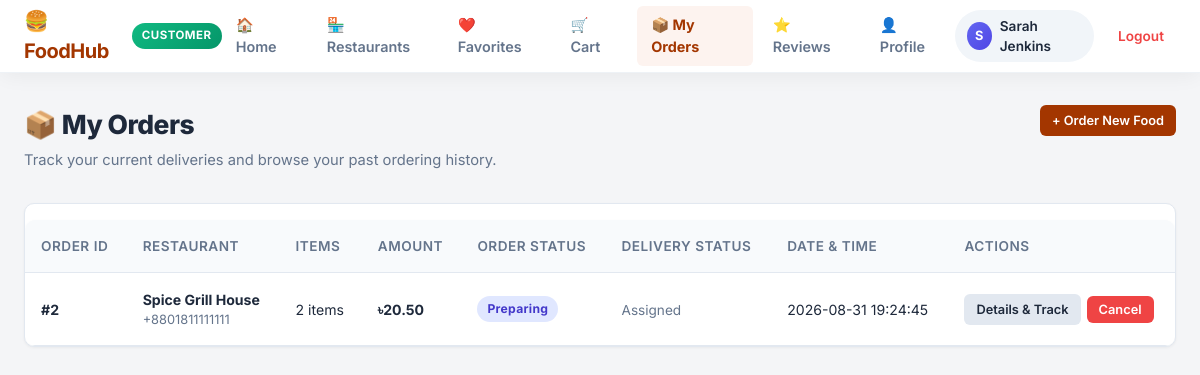
The app's page /customer/order_history.php (signed in), older data.
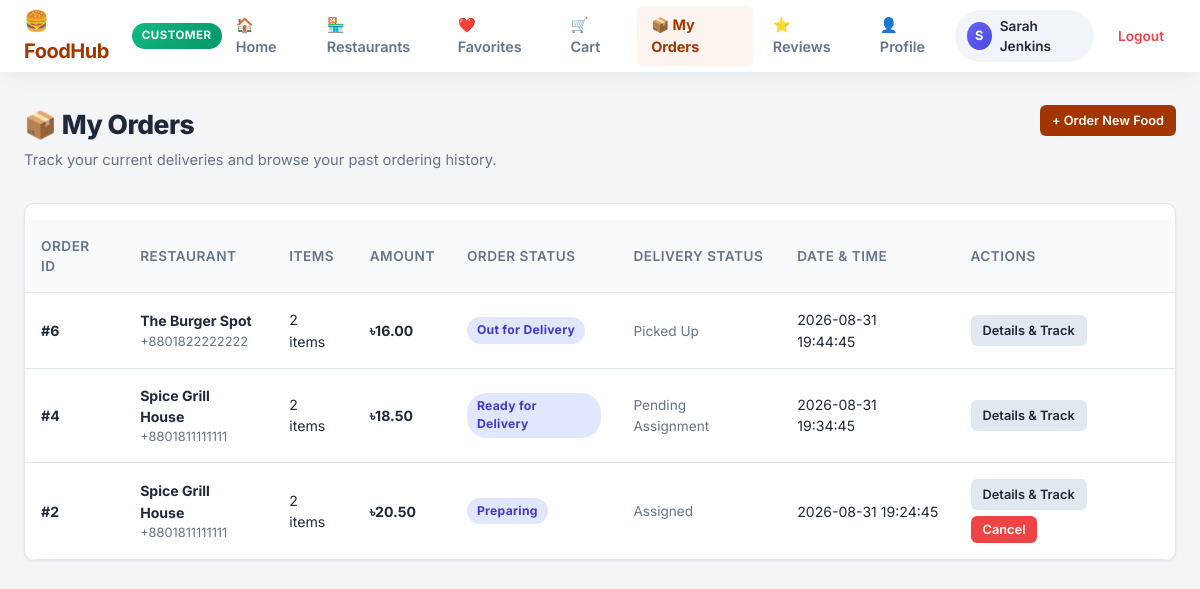
The same page, newer data.
### tables this page shows
CREATE TABLE orders (
    order_id INT AUTO_INCREMENT PRIMARY KEY,
    customer_id INT NOT NULL,
    restaurant_id INT NOT NULL,
    total_amount DECIMAL(10, 2) NOT NULL,
    order_status ENUM('Pending', 'Preparing', 'Ready for Delivery', 'Out for Delivery', 'Delivered', 'Cancelled') DEFAULT 'Pending',
    delivery_address TEXT NOT NULL,
    payment_method VARCHAR(50) DEFAULT 'Cash on Delivery',
    payment_status ENUM('Unpaid', 'Paid') DEFAULT 'Unpaid',
    created_at TIMESTAMP DEFAULT CURRENT_TIMESTAMP,
    updated_at TIMESTAMP DEFAULT CURRENT_TIMESTAMP ON UPDATE CURRENT_TIMESTAMP,
    FOREIGN KEY (customer_id) REFERENCES users(user_id) ON DELETE CASCADE,
    FOREIGN KEY (restaurant_id) REFERENCES restaurants(restaurant_id) ON DELETE CASCADE
);

CREATE TABLE restaurants (
    restaurant_id INT AUTO_INCREMENT PRIMARY KEY,
    user_id INT NOT NULL,
    name VARCHAR(150) NOT NULL,
    description TEXT,
    address VARCHAR(255) NOT NULL,
    phone VARCHAR(20),
    cuisine_type VARCHAR(100) DEFAULT 'Traditional',
    status ENUM('Pending', 'Approved', 'Rejected', 'Suspended') DEFAULT 'Pending',
    rejection_reason VARCHAR(255) NULL,
    is_open TINYINT(1) DEFAULT 1,
    created_at TIMESTAMP DEFAULT CURRENT_TIMESTAMP,
    updated_at TIMESTAMP DEFAULT CURRENT_TIMESTAMP ON UPDATE CURRENT_TIMESTAMP,
    FOREIGN KEY (user_id) REFERENCES users(user_id) ON DELETE CASCADE
);

### customer/order_history.php (called while the page is built)
<?php
require_once __DIR__ . '/../views/customer/order_history.php';

### controllers/customer/order_history_controller.php (called while the page is built, shortened)
<?php
require_once __DIR__ . '/../../config/db.php';
require_once __DIR__ . '/../../models/customer_model.php';
$customer_id = intval($_SESSION['user_id']);
$orders      = get_customer_orders($conn, $customer_id);

### models/customer_model.php (called while the page is built, shortened)
<?php
function get_customer_orders($conn, $customer_id) {
    $safe_cust_id = intval($customer_id);
    $sql = "
        SELECT
            o.order_id,
            o.restaurant_id,
            o.total_amount,
            o.order_status,
            o.delivery_address,
            o.payment_method,
            o.payment_status,
            o.created_at,
            r.name AS restaurant_name,
            r.phone AS restaurant_phone,
            (SELECT COUNT(*) FROM order_items oi WHERE oi.order_id = o.order_id) AS total_items,
            d.delivery_status,
            rider.name AS rider_name,
            rider.phone AS rider_phone
        FROM orders o
        JOIN restaurants r ON o.restaurant_id = r.restaurant_id
        LEFT JOIN deliveries d ON o.order_id = d.order_id
        LEFT JOIN users rider ON d.rider_id = rider.user_id
        WHERE o.customer_id = $safe_cust_id
        ORDER BY o.order_id DESC
    ";
    $result = mysqli_query($conn, $sql);
    $orders = [];
    if ($result) {
        while ($row = mysqli_fetch_assoc($result)) {
            $orders[] = $row;
        }
    }
    return $orders;
}

### views/customer/order_history.php (the view, shortened to what the changed rows need)
<?php
require_once __DIR__ . '/../../controllers/customer/order_history_controller.php';
require_once __DIR__ . '/../partials/header.php';
?>
<div class="main-wrapper">
    <div class="page-header">
        <div>
            <h1 class="page-title">📦 My Orders</h1>
        </div>
    </div>
    <div class="card">
        <div class="table-responsive">
            <table class="data-table">
                <thead>
                    <tr>
                        <th>Order ID</th>
                        <th>Restaurant</th>
                        <th>Items</th>
                        <th>Amount</th>
                        <th>Order Status</th>
                        <th>Delivery Status</th>
                        <th>Date & Time</th>
                        <th>Actions</th>
                    </tr>
                </thead>
                <tbody>
                    <?php if (!empty($orders)): ?>
                        <?php foreach ($orders as $ord): ?>
                        <tr>
                            <td><strong>#<?php echo $ord['order_id']; ?></strong></td>
                            <td>
                                <strong><?php echo htmlspecialchars($ord['restaurant_name']); ?></strong>
                                <?php if (!empty($ord['restaurant_phone'])): ?>
                                    <div style="font-size: 0.8rem; color: var(--text-muted);"><?php echo htmlspecialchars($ord['restaurant_phone']); ?></div>
                                <?php endif; ?>
                            </td>
                            <td><?php echo $ord['total_items']; ?> items</td>
                            <td><strong>৳<?php echo number_format((float)$ord['total_amount'], 2); ?></strong></td>
                            <td>
                                <?php
                                $st = $ord['order_status'];
                                $badgeClass = 'badge-pending';
                                if ($st === 'Delivered') $badgeClass = 'badge-delivered';
                                elseif ($st === 'Cancelled') $badgeClass = 'badge-cancelled';
                                elseif ($st === 'Preparing' || $st === 'Out for Delivery' || $st === 'Ready for Delivery') $badgeClass = 'badge-rider';
                                ?>
                                <span class="badge <?php echo $badgeClass; ?>"><?php echo htmlspecialchars($st); ?></span>
                            </td>
                            <td>
                                <span style="font-size: 0.85rem; color: var(--text-muted);">
                                    <?php echo htmlspecialchars($ord['delivery_status'] ?? 'Pending Assignment'); ?>
                                </span>
                            </td>
                            <td><?php echo htmlspecialchars($ord['created_at']); ?></td>
                            <td>
                                <div style="display: flex; gap: 6px; align-items: center; flex-wrap: wrap;">
                                    <a href="order_track.php?order_id=<?php echo $ord['order_id']; ?>" class="btn btn-secondary btn-sm">
                                        Details & Track
                                    </a>
                                    <?php if ($st === 'Delivered'): ?>
                                        <a href="reviews.php" class="btn btn-primary btn-sm" style="background: #f59e0b; border-color: #f59e0b;">
                                            ⭐ Review
                                        </a>
                                    <?php elseif ($st === 'Pending' || $st === 'Preparing'): ?>
                                        <form action="actions/cancel_order.php" method="POST" onsubmit="return confirm('Are you sure you want to cancel order #<?php echo $ord['order_id']; ?>?');" style="display: inline;">
                                            <button type="submit" class="btn btn-danger btn-sm">Cancel</button>
                                        </form>
                                    <?php endif; ?>
                                </div>
                            </td>
                        </tr>
                        <?php endforeach; ?>
                    <?php endif; ?>
                </tbody>
            </table>
        </div>
    </div>
</div>
<?php require_once __DIR__ . '/../partials/footer.php'; ?>

Row changes from the older to the newer data that the page shows:
added orders: order_id "6", restaurant.name "The Burger Spot", restaurant.phone "+8801822222222", total_items "2", total_amount "16.00", order_status "Out for Delivery", delivery_status "Picked Up", created_at "2026-08-31 19:44:45"
added orders: order_id "4", restaurant.name "Spice Grill House", restaurant.phone "+8801811111111", total_items "2", total_amount "18.50", order_status "Ready for Delivery", delivery_status "Pending Assignment", created_at "2026-08-31 19:34:45"
